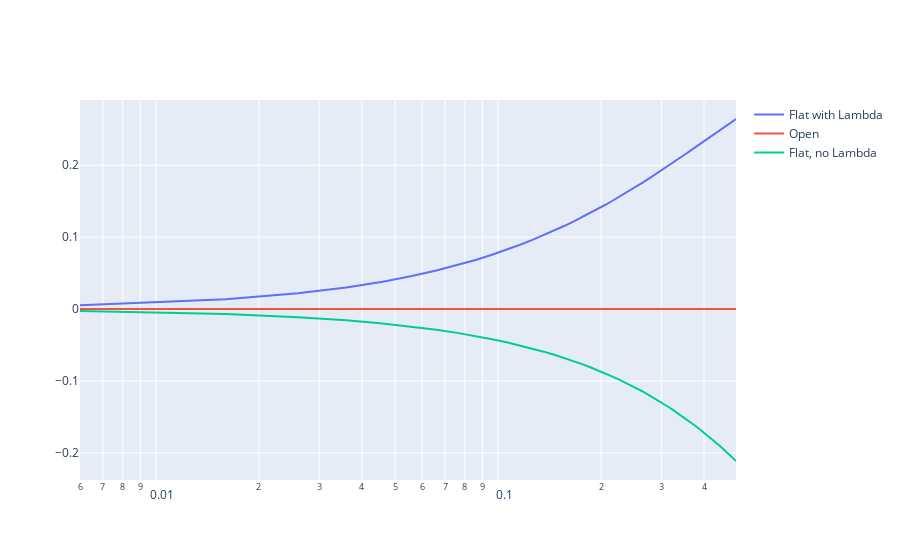

The code cell stored with this chart in its notebook:
### Code cell
fig = go.Figure()

diff_flat_wL = DM_flat_wL - DM_open
diff_open = DM_open - DM_open
diff_flat_noL = DM_flat_noL - DM_open

fig.add_trace(go.Scatter(x=z_test, y=diff_flat_wL, name="Flat with Lambda"))
fig.add_trace(go.Scatter(x=z_test, y=diff_open, name="Open"))
fig.add_trace(go.Scatter(x=z_test, y=diff_flat_noL, name="Flat, no Lambda"))

fig.update_xaxes(type="log")

fig.show()
